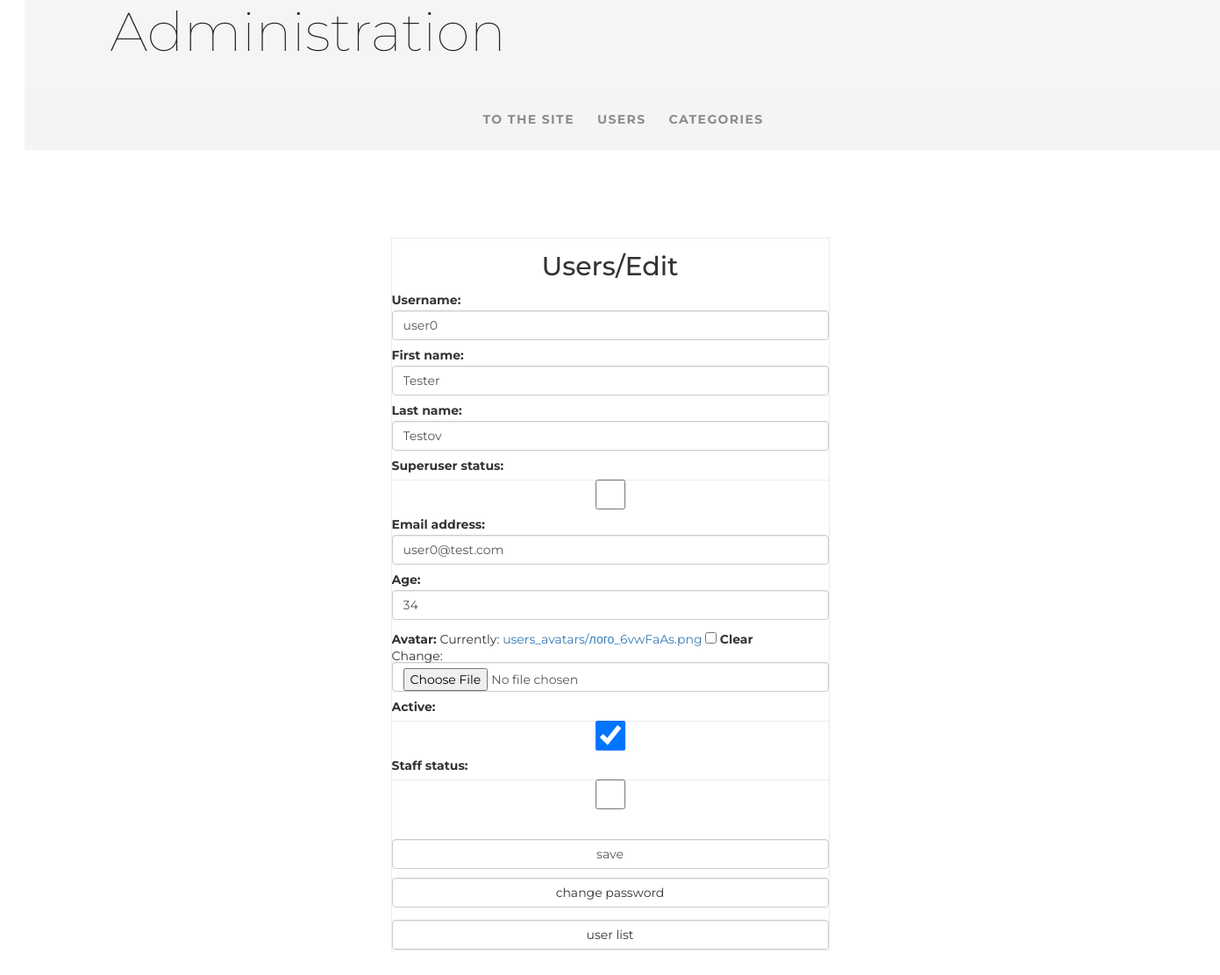
Page /my/admin/user/update/3/ (signed in) on the earlier database version.
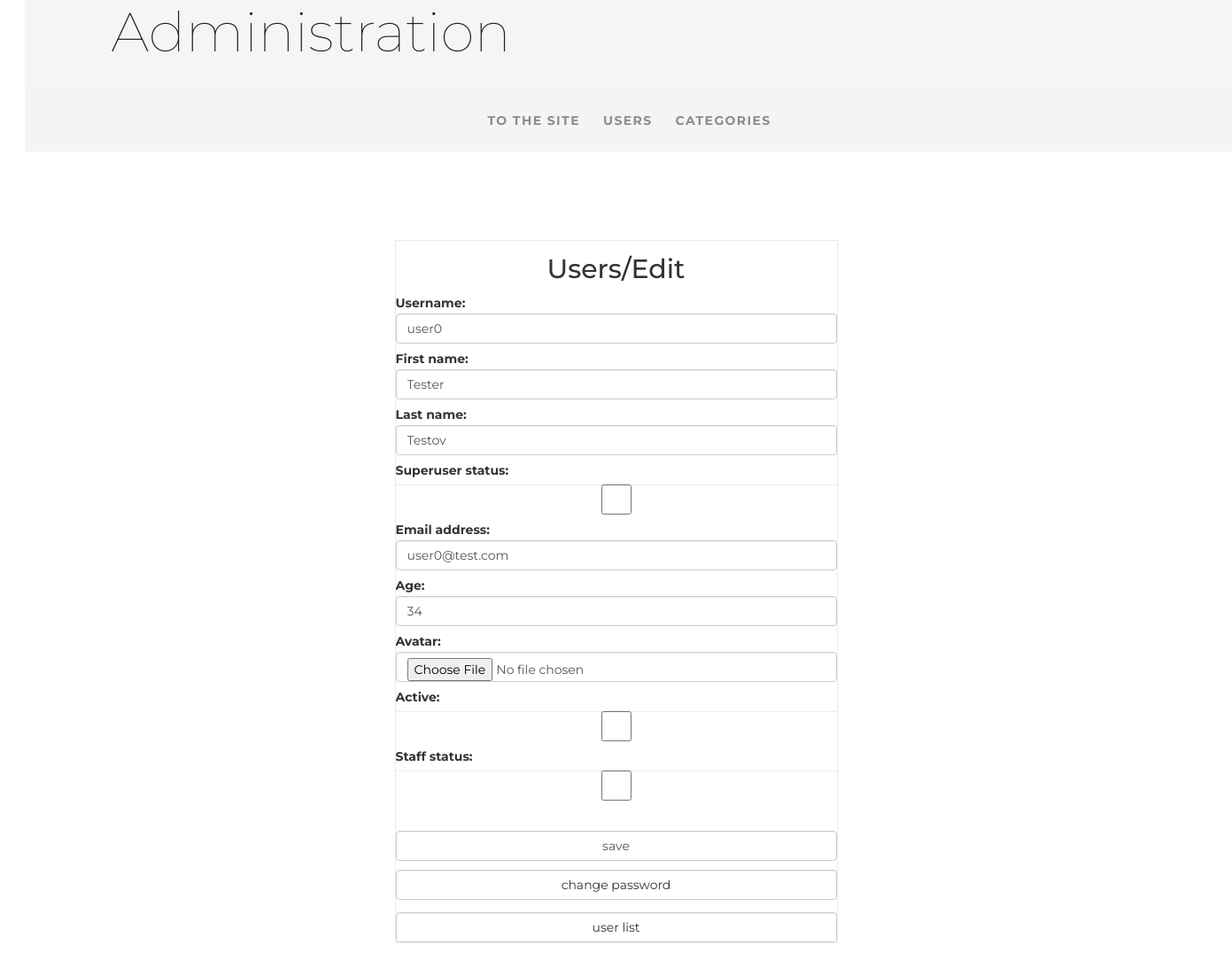
Same page on the later database version.
### authapp/models.py (models this page shows)
class ShopUser(AbstractUser):
    age = models.PositiveSmallIntegerField(verbose_name='age', null=True)
    avatar = models.ImageField(upload_to='users_avatars', blank=True)

### adminapp/views.py (the view)
# urls.py: re_path(r'^user/update/(?P<pk>\d+)/$', adminapp.user_update, name='user_update'),
@user_passes_test(lambda user: user.is_superuser)
def user_update(request, pk):
    user = get_object_or_404(ShopUser, pk=pk)
    if request.method == 'POST':
        user_form = AdminShopUserUpdateForm(request.POST, request.FILES, instance=user)
        if user_form.is_valid():
            user_form.save()
            return HttpResponseRedirect(reverse('my_admin:users'))
    else:
        user_form = AdminShopUserUpdateForm(instance=user)
    context = {
        'page_title': 'users/edit',
        'form': user_form
    }
    return render(request, 'adminapp/user_update.html', context)

### adminapp/forms.py (shortened to what this page needs)
class AdminShopUserUpdateForm(UserChangeForm):
    class Meta:
        model = ShopUser
        fields = (
            'username', 'first_name', 'last_name', 'is_superuser',
            'password', 'email', 'age', 'avatar', 'is_active', 'is_staff'
        )
    def __init__(self, *args, **kwargs):
        super().__init__(*args, **kwargs)
        for field_name, field in self.fields.items():
            field.widget.attrs['class'] = 'form-control'
            field.help_text = ''
            if field_name == 'password':
                field.widget = forms.HiddenInput()

### adminapp/templates/adminapp/user_update.html (shortened to what this page needs)
{% extends 'adminapp/base.html' %}
{% load static %}
    {% block container %}
        <div class="login">
            <div class="h2 text-center head">
                {{ page_title|title }}
            </div>
            <form class="form-horizontal" method="post" enctype="multipart/form-data">
                {{ form.as_p }}
                <br>
                <input class="form-control" type="submit" value="save">
            </form>
            <a class="btn btn-default form-control" href="{% url 'auth:pass_change' %}">change password</a>
            <br>
            <br>
            <a class="btn btn-default form-control" href="{% url 'adminapp:users' %}">user list</a>
        </div>
    {% endblock %}

Differences in the rows shown:
changed ShopUser "user0": is_active "☑" → "☐"
Other differences:
form field as_p: "☐" → (not shown)
text no longer shown: "Username: First name: Last name: Superuser status: Email address: Age: Avatar: Currently: users_avatars/лого_6vwFaAs.png Clear Change: Active: Staff status:"
text now shown: "Username: First name: Last name: Superuser status: Email address: Age: Avatar: Active: Staff status:"
